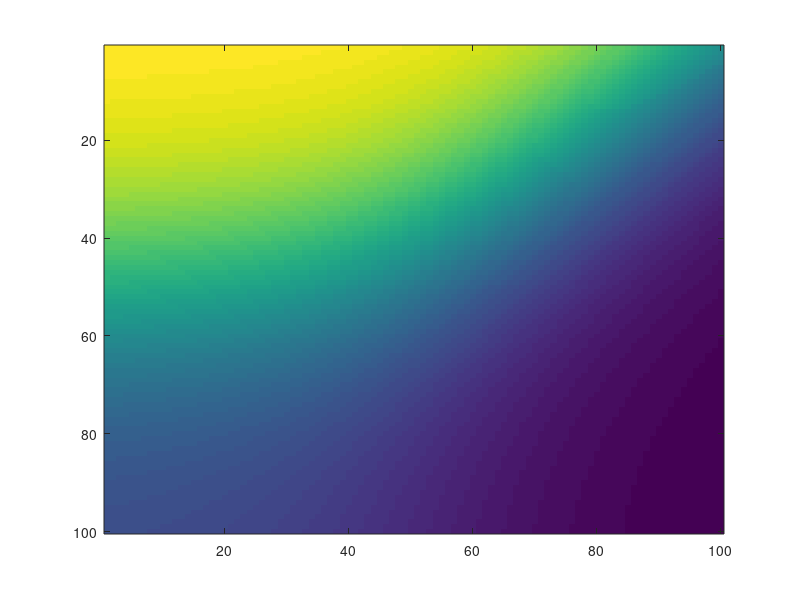

This figure's MATLAB source:
w=100;
h=100;
sigma2=30^2;
Acc=zeros(h,w);
AccW=zeros(h,w);
xMap=ones(h,1)*[1:w];
yMap=[1:h]'*ones(1,w);
Data=[20,20,255;
    20,80,128;
    80,80,92];
for i=1:3
    d2 = (xMap - Data(i,1)).^2 + (yMap - Data(i,2)).^2;
    w = max(exp(-0.5*d2/sigma2),1e-10);
    Acc = Acc + Data(i,3)*w;
    AccW = AccW + w;
end

Acc = Acc ./ AccW;
imagesc(Acc)